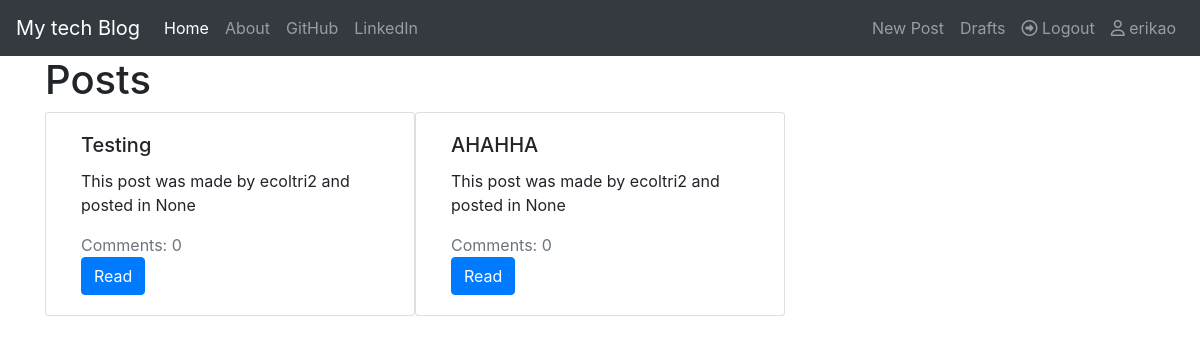
The page / (signed in) on the database its author committed.
### posters/models.py (models this page shows, shortened)
class Post(models.Model):
    title = models.CharField(max_length=60,unique=True)
    author = models.ForeignKey(User,on_delete=models.CASCADE)
    published_date = models.DateTimeField(auto_now=True)
    created_date = models.DateTimeField(auto_now=True)
    body = models.TextField(max_length=3000)
    is_publicated = models.BooleanField(default=False)

### posters/views.py (the view)
# urls.py: path("", views.PostListView.as_view(), name="home"),
class PostListView(ListView):
    slug_field = 'id'
    slug_url_kwarg = 'id'
    model = models.Post
    context_object_name = 'posts'

### posters/templates/posters/post_list.html
{%extends './base.html'%}
{%block body_block%}
<h1>Posts</h1>
{%if posts%}
<div class="container">
    <div class="row">
        {%for post in posts%}
            {%if post.is_publicated%}
                <div class="card col-4" style="width: 18rem;">
                    <div class="card-body">
                        <h5 class="card-title">{{post.title}}</h5>
                        <p class="card-text">This post was made by {{post.author}} and posted in {{post.published_date}}</p>
                        <div class="text-muted">Comments: {{post.comments.all.count}}</div>
                        <a href="{%url 'posters:detail' id=post.id%}" class="btn btn-primary">Read</a>
                    </div>
                </div>
            {%endif%}
        {%endfor%}
    </div>
</div>
{%else%}
<h2>Sorry, we are without posts!</h2>
{%endif%}
{%endblock%}

### posters/templates/posters/base.html (shortened to what this page needs)
<!DOCTYPE html>
{%load static%}
<html lang="en">
<head>
    <link rel="stylesheet" href="https://stackpath.bootstrapcdn.com/bootstrap/4.4.1/css/bootstrap.min.css"
>
    <link rel="stylesheet" href="{%static 'posters/my_style.css'%}">
</head>
<body>
    <nav class="navbar navbar-expand-lg navbar-dark bg-dark">
        <a class="navbar-brand" href="{%url 'posters:home'%}">My tech Blog</a>
        <div class="collapse navbar-collapse" id="navbarSupportedContent">
            <ul class="navbar-nav mr-auto">
                <li class="nav-item active">
                    <a class="nav-link" href="{%url 'posters:home'%}">Home<span class="sr-only">(current)</span></a>
                </li>
                <li class="nav-item">
                    <a class="nav-link" href="#">About</a>
                </li>
                <li class="nav-item">
                    <a class="nav-link" href="#">GitHub</a>
                </li>
                <li class="nav-item">
                    <a class="nav-link" href="#">LinkedIn</a>
                </li>
            </ul>
            <ul class="nav navbar-nav navbar-right">
                {%if user.is_authenticated%}
                <li class="nav-item"><a href="{%url 'posters:new_post'%}" class="nav-link">New Post</a></li>
                <li class="nav-item"><a href="#" class="nav-link">Drafts</a></li>
                <li class="nav-item"><a href="{%url 'userLogin:logout'%}" class="nav-link"><i class="far fa-arrow-alt-circle-right"></i> Logout</a></li>
                <li class="nav-item nav-link"><i class="far fa-user"></i> {{user.username}}</li>
                {%else%}
                <li class="nav-item"><a href="{%url 'userLogin:login'%}" class="nav-link"><i class="fas fa-arrow-circle-up"></i> Login</a></li>
                {%endif%}
            </ul>
        </div>
    </nav>
    <div class="container">
        {%block body_block%}
        {%endblock%}
    </div>
</body>
</html>

### rows shown on the page
Post: title "Testing", author "ecoltri2", published_date "None", comments.all.count "0"
Post: title "AHAHHA", author "ecoltri2", published_date "None", comments.all.count "0"

### other values the page prints
{{ user.username }} "erikao"
